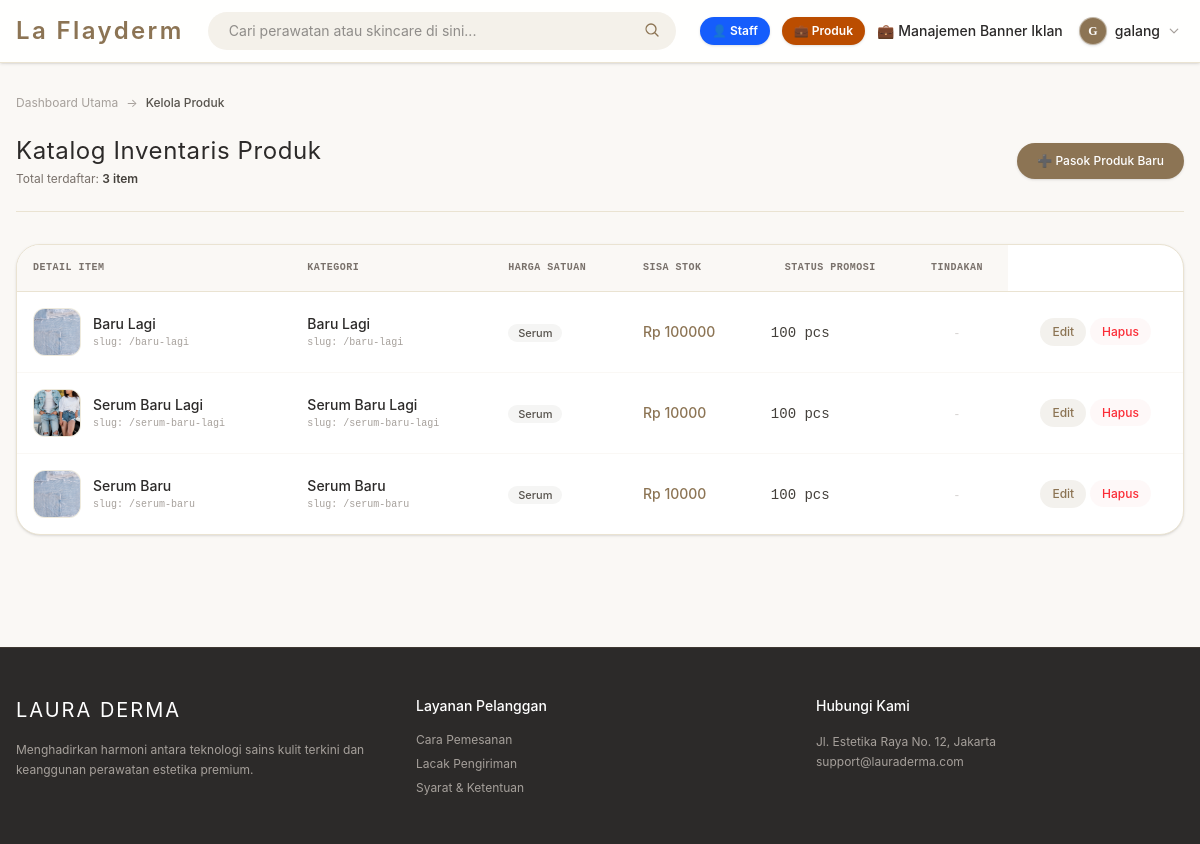
Page /dashboard/produk-list/ (signed in) on the earlier database version.
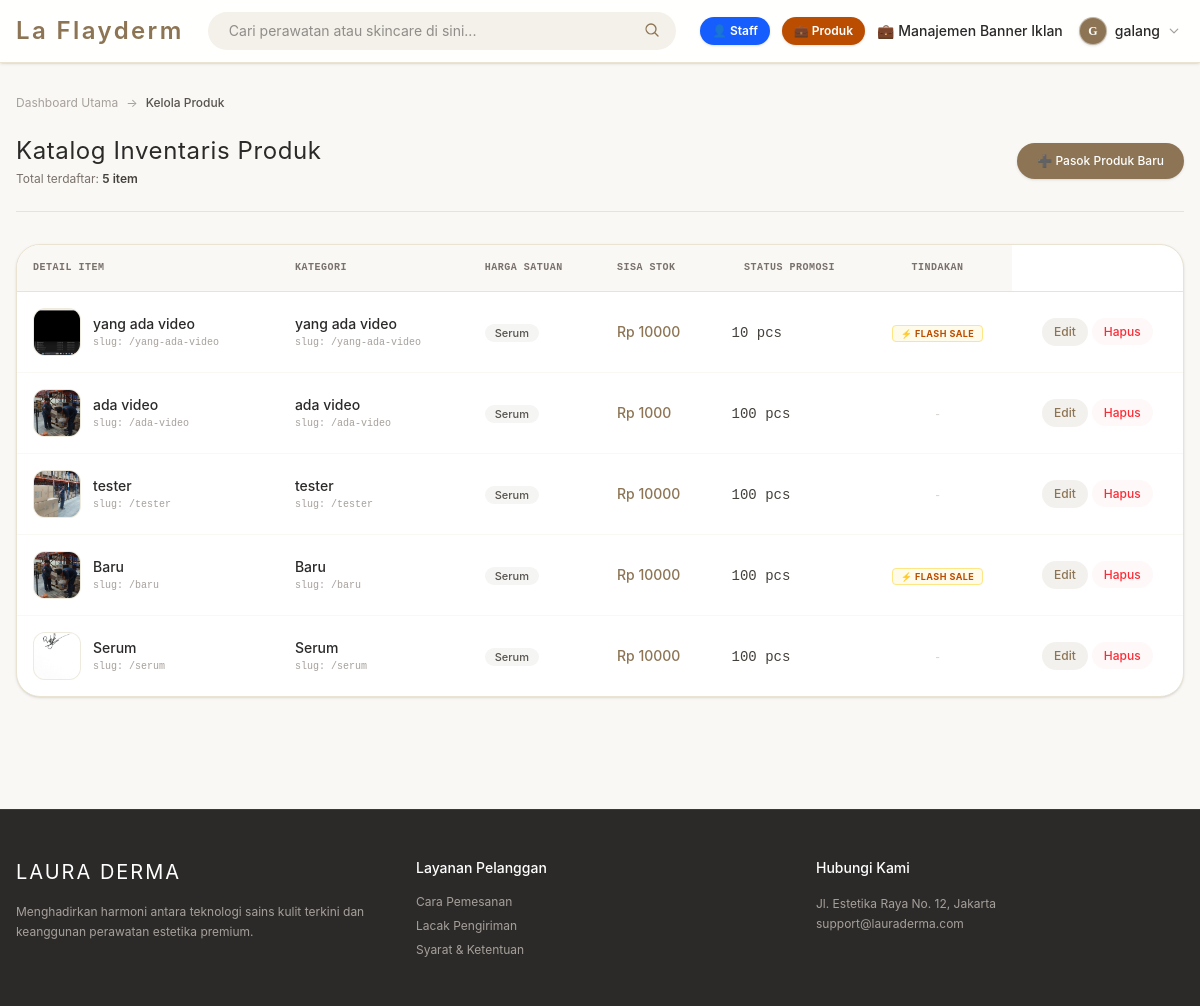
Same page on the later database version.
### toko/models.py (models this page shows, shortened)
class Produk(models.Model):
    kategori = models.ForeignKey(Kategori, on_delete=models.SET_NULL, null=True, blank=True, related_name='produk')
    nama = models.CharField(max_length=200)
    slug = models.SlugField(unique=True, max_length=250)
    gambar = models.ImageField(upload_to='produk/thumbnails/', blank=True, null=True)
    video_produk = models.FileField(upload_to='produk/videos/', null=True, blank=True)
    deskripsi = models.TextField(blank=True, null=True)
    harga = models.IntegerField()  # Menggunakan integer agar pas untuk mata uang Rupiah
    stok = models.IntegerField(default=0)
    is_flash_sale = models.BooleanField(default=False) # Penanda untuk masuk bagian diskon
    dibuat_pada = models.DateTimeField(auto_now_add=True)
    flash_sale_end = models.DateTimeField(null=True, blank=True)
    class Meta:
        verbose_name_plural = "Produk"

class Kategori(models.Model):
    nama = models.CharField(max_length=100)
    slug = models.SlugField(unique=True, max_length=150)
    class Meta:
        verbose_name_plural = "Kategori" # Agar di halaman admin tulisannya rapi

### toko/views.py (the view)
# urls.py: path('dashboard/produk-list/', daftar_produk_internal_view, name='daftar_produk_internal'),
@login_required
def daftar_produk_internal_view(request):
    if not request.user.is_staff and not request.user.is_superuser:
        return HttpResponseForbidden()
    daftar_produk = Produk.objects.all().order_by('-dibuat_pada')
    daftar_kategori = Kategori.objects.all()
    return render(request, 'daftar_produk_internal.html', {
        'daftar_produk': daftar_produk,
        'daftar_kategori': daftar_kategori
    })

### toko/context_processors.py (called while the page is built)
def wishlist_count(request):
    if request.user.is_authenticated:
        count = Wishlist.objects.filter(user=request.user).count()
    else:
        count = 0
    return {'wish_count': count}

### templates/daftar_produk_internal.html (shortened to what the changed rows need)
{% extends 'base.html' %}
{% block content %}
<div class="max-w-7xl mx-auto px-4 py-8">
    <div class="flex flex-col md:flex-row md:items-center justify-between gap-4 border-b border-[#EAE3D2] pb-6 mb-8">
        <div>
            <h1 class="text-2xl font-normal serif-font text-[#2C2A29] tracking-wide">Katalog Inventaris Produk</h1>
            <p class="text-xs text-stone-500 mt-1">Total terdaftar: <span class="font-semibold text-stone-700">{{ daftar_produk|length }} item</span></p>
        </div>
    </div>
    <div class="bg-white rounded-3xl border border-[#EAE3D2] overflow-hidden shadow-sm">
        <div class="overflow-x-auto">
            <table class="w-full text-left border-collapse text-sm">
                <thead>
                    <tr class="bg-[#FAF8F5] text-stone-500 border-b border-[#EAE3D2] uppercase text-[10px] tracking-wider font-mono">
                        <th class="p-4 font-semibold">Detail Item</th>
                        <th class="p-4 font-semibold">Kategori</th>
                        <th class="p-4 font-semibold">Harga Satuan</th>
                        <th class="p-4 font-semibold">Sisa Stok</th>
                        <th class="p-4 font-semibold text-center">Status Promosi</th>
                        <th class="p-4 font-semibold text-center">Tindakan</th>
                    </tr>
                </thead>
                <tbody class="divide-y divide-[#FAF8F5]">
                    {% for produk in daftar_produk %}
                    <tr class="hover:bg-stone-50/40 transition-colors">
                        <td class="p-4 flex items-center gap-3">
                            <div class="w-12 h-12 rounded-xl bg-[#F4F1EA] border border-[#EAE3D2]/50 flex items-center justify-center overflow-hidden shrink-0">
                                {% if produk.gambar %}
                                    <img src="{{ produk.gambar.url }}" alt="{{ produk.nama }}" class="w-full h-full object-cover">
                                {% else %}
                                    <span class="text-stone-400 text-[10px] italic">No Pic</span>
                                {% endif %}
                            </div>
                            <div class="truncate">
                                <span class="font-medium text-[#2C2A29] block truncate">{{ produk.nama }}</span>
                                <span class="text-[10px] text-stone-400 font-mono block mt-0.5">slug: /{{ produk.slug }}</span>
                            </div>
                        </td>
                        <td class="p-4">
                            <span class="font-medium text-[#2C2A29] block">{{ produk.nama }}</span>
                            <span class="text-[10px] text-stone-400 font-mono block mt-0.5">slug: /{{ produk.slug }}</span>
                        </td>
                        <td class="p-4">
                            <span class="bg-stone-100 text-stone-600 text-[11px] px-2.5 py-0.5 rounded-full font-medium">
                                {{ produk.kategori.nama }}
                            </span>
                        </td>
                        <td class="p-4 font-medium text-[#8C7454]">
                            Rp {{ produk.harga }}
                        </td>
                        <td class="p-4">
                            {% if produk.stok == 0 %}
                                <span class="text-red-500 font-medium text-xs bg-red-50 px-2 py-0.5 rounded">Habis</span>
                            {% elif produk.stok <= 5 %}
                                <span class="text-amber-600 font-medium font-mono">{{ produk.stok }} pcs</span>
                                <span class="text-[10px] text-amber-500 block">Kritis</span>
                            {% else %}
                                <span class="text-stone-700 font-mono">{{ produk.stok }} pcs</span>
                            {% endif %}
                        </td>
                        <td class="p-4 text-center">
                            {% if produk.is_flash_sale %}
                                <span class="bg-amber-50 text-amber-700 border border-amber-200 text-[9px] px-2 py-0.5 rounded font-bold uppercase tracking-wider">
                                    ⚡ Flash Sale
                                </span>
                            {% else %}
                                <span class="text-stone-300 text-xs font-mono">-</span>
                            {% endif %}
                        </td>
                        <td class="p-4 text-center">
                            <button type="button"
                                    onclick="openEditModal(this)"
                                    data-id="{{ produk.id }}"
                                    data-nama="{{ produk.nama }}"
                                    data-kategori="{% if produk.kategori %}{{ produk.kategori.id }}{% endif %}"
                                    data-harga="{{ produk.harga }}"
                                    data-stok="{{ produk.stok }}"
                                    data-flash="{{ produk.is_flash_sale|yesno:'true,false' }}"
                                    data-flash-end="{% if produk.flash_sale_end %}{{ produk.flash_sale_end|date:'Y-m-d\TH:i' }}{% endif %}"
                                    data-deskripsi="{{ produk.deskripsi|default:'' }}"
                                    data-gambar="{% if produk.gambar %}{{ produk.gambar.url }}{% endif %}"
                                    data-video="{% if produk.video_produk %}{{ produk.video_produk.url }}{% endif %}"
                                    data-galeri="{% for item in produk.galeri.all %}{{ item.gambar.url }}{% if not forloop.last %},{% endif %}{% endfor %}"
                                    class="text-[#8C7454] hover:text-white font-medium text-xs bg-[#8C7454]/10 hover:bg-[#8C7454] px-3 py-1.5 rounded-full transition-all cursor-pointer">
                                Edit
                            </button>
                            <a href="{% url 'hapus_produk' produk.id %}" onclick="return confirm('Apakah Anda yakin ingin menghapus produk &quot;{{ produk.nama }}&quot; dari katalog?')" class="text-red-500 hover:text-red-700 font-medium text-xs hover:underline bg-red-50/50 hover:bg-red-50 px-3 py-1.5 rounded-full transition-all">
                                Hapus
                            </a>
                        </td>
                    </tr>
                    {% endfor %}
                </tbody>
            </table>
        </div>
    </div>
</div>
{% endblock %}

Differences in the rows shown:
added Produk: gambar (picture), nama "yang ada video", slug "yang-ada-video", kategori.nama "Serum", harga "10000", stok "10", is_flash_sale "⚡ FLASH SALE"
changed Produk: gambar: a different picture; nama "Baru Lagi" → "ada video"; slug "baru-lagi" → "ada-video"; harga "100000" → "1000"
changed Produk: gambar: a different picture; nama "Serum Baru Lagi" → "tester"; slug "serum-baru-lagi" → "tester"
added Produk: gambar (picture), nama "Baru", slug "baru", kategori.nama "Serum", harga "10000", stok "100", is_flash_sale "⚡ FLASH SALE"
changed Produk: gambar: a different picture; nama "Serum Baru" → "Serum"; slug "serum-baru" → "serum"
Other differences:
{{ daftar_produk|length }}: "3" → "5"
